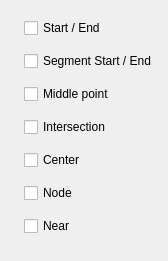
                    <widget class="QWidget" name="layoutWidget">
                        <property name="geometry">
                            <rect>
                                <x>10</x>
                                <y>20</y>
                                <width>161</width>
                                <height>261</height>
                            </rect>
                        </property>
                        <layout class="QGridLayout" name="gridLayout_2" columnstretch="0,0">
                            <property name="sizeConstraint">
                                <enum>QLayout::SetMinimumSize</enum>
                            </property>
                            <item row="0" column="1">
                                <widget class="QCheckBox" name="checkBox_END_PLINE">
                                    <property name="toolTip">
                                        <string>&lt;!DOCTYPE HTML PUBLIC &quot;-//W3C//DTD HTML 4.0//EN&quot; &quot;http://www.w3.org/TR/REC-html40/strict.dtd&quot;&gt;
                                            &lt;html&gt;&lt;head&gt;&lt;meta name=&quot;qrichtext&quot; content=&quot;1&quot;
                                            /&gt;&lt;style type=&quot;text/css&quot;&gt;
                                            p, li { white-space: pre-wrap; }
                                            &lt;/style&gt;&lt;/head&gt;&lt;body style=&quot; font-family:'MS Shell Dlg
                                            2'; font-size:8.25pt; font-weight:400; font-style:normal;&quot;&gt;
                                            &lt;p style=&quot; margin-top:12px; margin-bottom:12px; margin-left:0px;
                                            margin-right:0px; -qt-block-indent:0; text-indent:0px;&quot;&gt;&lt;span
                                            style=&quot; font-size:8pt;&quot;&gt;Start / End OSnap: starting and ending
                                            vertices of a linear geometry.&lt;/span&gt;&lt;/p&gt;
                                            &lt;p style=&quot; margin-top:12px; margin-bottom:12px; margin-left:0px;
                                            margin-right:0px; -qt-block-indent:0; text-indent:0px;&quot;&gt;&lt;img src=&quot;:/plugins/qad/icons/dsettings/OSNAP_ToolTIP_END_PLINE.png&quot;
                                            /&gt;&lt;/p&gt;&lt;/body&gt;&lt;/html&gt;
                                        </string>
                                    </property>
                                    <property name="text">
                                        <string>Start / End</string>
                                    </property>
                                </widget>
                            </item>
                            <item row="1" column="0">
                                <widget class="QLabel" name="label_ENDP">
                                    <property name="text">
                                        <string/>
                                    </property>
                                    <property name="pixmap">
                                        <pixmap resource="qad_dsettings.qrc">
                                            :/plugins/qad/icons/dsettings/OSNAP_ENDP.png
                                        </pixmap>
                                    </property>
                                </widget>
                            </item>
                            <item row="1" column="1">
                                <widget class="QCheckBox" name="checkBox_ENDP">
                                    <property name="toolTip">
                                        <string comment="aa" extracomment="aa">&lt;!DOCTYPE HTML PUBLIC &quot;-//W3C//DTD
                                            HTML 4.0//EN&quot; &quot;http://www.w3.org/TR/REC-html40/strict.dtd&quot;&gt;
                                            &lt;html&gt;&lt;head&gt;&lt;meta name=&quot;qrichtext&quot; content=&quot;1&quot;
                                            /&gt;&lt;style type=&quot;text/css&quot;&gt;
                                            p, li { white-space: pre-wrap; }
                                            &lt;/style&gt;&lt;/head&gt;&lt;body style=&quot; font-family:'MS Shell Dlg
                                            2'; font-size:8.25pt; font-weight:400; font-style:normal;&quot;&gt;
                                            &lt;p style=&quot; margin-top:12px; margin-bottom:12px; margin-left:0px;
                                            margin-right:0px; -qt-block-indent:0; text-indent:0px;&quot;&gt;Start / End
                                            segment OSnap: starting and ending vertices of each segment of a geometry.&lt;/p&gt;
                                            &lt;p style=&quot; margin-top:12px; margin-bottom:12px; margin-left:0px;
                                            margin-right:0px; -qt-block-indent:0; text-indent:0px;&quot;&gt;&lt;img src=&quot;:/plugins/qad/icons/dsettings/OSNAP_ToolTIP_ENDP.png&quot;
                                            /&gt;&lt;/p&gt;&lt;/body&gt;&lt;/html&gt;
                                        </string>
                                    </property>
                                    <property name="text">
                                        <string>Segment Start / End</string>
                                    </property>
                                    <property name="tristate">
                                        <bool>false</bool>
                                    </property>
                                </widget>
                            </item>
                            <item row="2" column="0">
                                <widget class="QLabel" name="label_MIDP">
                                    <property name="text">
                                        <string/>
                                    </property>
                                    <property name="pixmap">
                                        <pixmap resource="qad_dsettings.qrc">
                                            :/plugins/qad/icons/dsettings/OSNAP_MEDP.png
                                        </pixmap>
                                    </property>
                                </widget>
                            </item>
                            <item row="2" column="1">
                                <widget class="QCheckBox" name="checkBox_MIDP">
                                    <property name="toolTip">
                                        <string>&lt;!DOCTYPE HTML PUBLIC &quot;-//W3C//DTD HTML 4.0//EN&quot; &quot;http://www.w3.org/TR/REC-html40/strict.dtd&quot;&gt;
                                            &lt;html&gt;&lt;head&gt;&lt;meta name=&quot;qrichtext&quot; content=&quot;1&quot;
                                            /&gt;&lt;style type=&quot;text/css&quot;&gt;
                                            p, li { white-space: pre-wrap; }
                                            &lt;/style&gt;&lt;/head&gt;&lt;body style=&quot; font-family:'MS Shell Dlg
                                            2'; font-size:8.25pt; font-weight:400; font-style:normal;&quot;&gt;
                                            &lt;p style=&quot; margin-top:12px; margin-bottom:12px; margin-left:0px;
                                            margin-right:0px; -qt-block-indent:0; text-indent:0px;&quot;&gt;Middle point
                                            OSnap: middle point of each segment of a geometry.&lt;/p&gt;
                                            &lt;p style=&quot; margin-top:12px; margin-bottom:12px; margin-left:0px;
                                            margin-right:0px; -qt-block-indent:0; text-indent:0px;&quot;&gt;&lt;img src=&quot;:/plugins/qad/icons/dsettings/OSNAP_ToolTIP_MIDP.png&quot;
                                            /&gt;&lt;/p&gt;&lt;/body&gt;&lt;/html&gt;
                                        </string>
                                    </property>
                                    <property name="text">
                                        <string>Middle point</string>
                                    </property>
                                    <property name="tristate">
                                        <bool>false</bool>
                                    </property>
                                </widget>
                            </item>
                            <item row="3" column="0">
                                <widget class="QLabel" name="label_4">
                                    <property name="text">
                                        <string/>
                                    </property>
                                    <property name="pixmap">
                                        <pixmap resource="qad_dsettings.qrc">
                                            :/plugins/qad/icons/dsettings/OSNAP_INTP.png
                                        </pixmap>
                                    </property>
                                </widget>
                            </item>
                            <item row="3" column="1">
                                <widget class="QCheckBox" name="checkBox_INTP">
                                    <property name="toolTip">
                                        <string>&lt;!DOCTYPE HTML PUBLIC &quot;-//W3C//DTD HTML 4.0//EN&quot; &quot;http://www.w3.org/TR/REC-html40/strict.dtd&quot;&gt;
                                            &lt;html&gt;&lt;head&gt;&lt;meta name=&quot;qrichtext&quot; content=&quot;1&quot;
                                            /&gt;&lt;style type=&quot;text/css&quot;&gt;
                                            p, li { white-space: pre-wrap; }
                                            &lt;/style&gt;&lt;/head&gt;&lt;body style=&quot; font-family:'MS Shell Dlg
                                            2'; font-size:8.25pt; font-weight:400; font-style:normal;&quot;&gt;
                                            &lt;p style=&quot; margin-top:12px; margin-bottom:12px; margin-left:0px;
                                            margin-right:0px; -qt-block-indent:0; text-indent:0px;&quot;&gt;Intersection
                                            OSnap: intersection between two segments.&lt;/p&gt;
                                            &lt;p style=&quot; margin-top:12px; margin-bottom:12px; margin-left:0px;
                                            margin-right:0px; -qt-block-indent:0; text-indent:0px;&quot;&gt;&lt;img src=&quot;:/plugins/qad/icons/dsettings/OSNAP_ToolTIP_INTP.png&quot;
                                            /&gt;&lt;/p&gt;&lt;/body&gt;&lt;/html&gt;
                                        </string>
                                    </property>
                                    <property name="text">
                                        <string>Intersection</string>
                                    </property>
                                    <property name="tristate">
                                        <bool>false</bool>
                                    </property>
                                </widget>
                            </item>
                            <item row="4" column="0">
                                <widget class="QLabel" name="label_6">
                                    <property name="text">
                                        <string/>
                                    </property>
                                    <property name="pixmap">
                                        <pixmap resource="qad_dsettings.qrc">
                                            :/plugins/qad/icons/dsettings/OSNAP_CENP.png
                                        </pixmap>
                                    </property>
                                </widget>
                            </item>
                            <item row="4" column="1">
                                <widget class="QCheckBox" name="checkBox_CENP">
                                    <property name="toolTip">
                                        <string>&lt;!DOCTYPE HTML PUBLIC &quot;-//W3C//DTD HTML 4.0//EN&quot; &quot;http://www.w3.org/TR/REC-html40/strict.dtd&quot;&gt;
                                            &lt;html&gt;&lt;head&gt;&lt;meta name=&quot;qrichtext&quot; content=&quot;1&quot;
                                            /&gt;&lt;style type=&quot;text/css&quot;&gt;
                                            p, li { white-space: pre-wrap; }
                                            &lt;/style&gt;&lt;/head&gt;&lt;body style=&quot; font-family:'MS Shell Dlg
                                            2'; font-size:8.25pt; font-weight:400; font-style:normal;&quot;&gt;
                                            &lt;p style=&quot; margin-top:12px; margin-bottom:12px; margin-left:0px;
                                            margin-right:0px; -qt-block-indent:0; text-indent:0px;&quot;&gt;Center
                                            OSnap: center of a circle or arc or centroid of an areal geometry.&lt;/p&gt;
                                            &lt;p style=&quot; margin-top:12px; margin-bottom:12px; margin-left:0px;
                                            margin-right:0px; -qt-block-indent:0; text-indent:0px;&quot;&gt;&lt;img src=&quot;:/plugins/qad/icons/dsettings/OSNAP_ToolTIP_CENP.png&quot;
                                            /&gt;&lt;/p&gt;&lt;/body&gt;&lt;/html&gt;
                                        </string>
                                    </property>
                                    <property name="text">
                                        <string>Center</string>
                                    </property>
                                    <property name="tristate">
                                        <bool>false</bool>
                                    </property>
                                </widget>
                            </item>
                            <item row="5" column="0">
                                <widget class="QLabel" name="label_7">
                                    <property name="text">
                                        <string/>
                                    </property>
                                    <property name="pixmap">
                                        <pixmap resource="qad_dsettings.qrc">
                                            :/plugins/qad/icons/dsettings/OSNAP_NODP.png
                                        </pixmap>
                                    </property>
                                    <property name="scaledContents">
                                        <bool>false</bool>
                                    </property>
                                </widget>
                            </item>
                            <item row="5" column="1">
                                <widget class="QCheckBox" name="checkBox_NODP">
                                    <property name="toolTip">
                                        <string>&lt;!DOCTYPE HTML PUBLIC &quot;-//W3C//DTD HTML 4.0//EN&quot; &quot;http://www.w3.org/TR/REC-html40/strict.dtd&quot;&gt;
                                            &lt;html&gt;&lt;head&gt;&lt;meta name=&quot;qrichtext&quot; content=&quot;1&quot;
                                            /&gt;&lt;style type=&quot;text/css&quot;&gt;
                                            p, li { white-space: pre-wrap; }
                                            &lt;/style&gt;&lt;/head&gt;&lt;body style=&quot; font-family:'MS Shell Dlg
                                            2'; font-size:8.25pt; font-weight:400; font-style:normal;&quot;&gt;
                                            &lt;p style=&quot; margin-top:12px; margin-bottom:12px; margin-left:0px;
                                            margin-right:0px; -qt-block-indent:0; text-indent:0px;&quot;&gt;Node OSnap:
                                            coordinate of a punctual geometry.&lt;/p&gt;
                                            &lt;p style=&quot; margin-top:12px; margin-bottom:12px; margin-left:0px;
                                            margin-right:0px; -qt-block-indent:0; text-indent:0px;&quot;&gt;&lt;img src=&quot;:/plugins/qad/icons/dsettings/OSNAP_ToolTIP_NODP.png&quot;
                                            /&gt;&lt;/p&gt;&lt;/body&gt;&lt;/html&gt;
                                        </string>
                                    </property>
                                    <property name="text">
                                        <string>Node</string>
                                    </property>
                                    <property name="tristate">
                                        <bool>false</bool>
                                    </property>
                                </widget>
                            </item>
                            <item row="6" column="0">
                                <widget class="QLabel" name="label_11">
                                    <property name="text">
                                        <string/>
                                    </property>
                                    <property name="pixmap">
                                        <pixmap resource="qad_dsettings.qrc">
                                            :/plugins/qad/icons/dsettings/OSNAP_NEARP.png
                                        </pixmap>
                                    </property>
                                </widget>
                            </item>
                            <item row="6" column="1">
                                <widget class="QCheckBox" name="checkBox_NEARP">
                                    <property name="toolTip">
                                        <string>&lt;!DOCTYPE HTML PUBLIC &quot;-//W3C//DTD HTML 4.0//EN&quot; &quot;http://www.w3.org/TR/REC-html40/strict.dtd&quot;&gt;
                                            &lt;html&gt;&lt;head&gt;&lt;meta name=&quot;qrichtext&quot; content=&quot;1&quot;
                                            /&gt;&lt;style type=&quot;text/css&quot;&gt;
                                            p, li { white-space: pre-wrap; }
                                            &lt;/style&gt;&lt;/head&gt;&lt;body style=&quot; font-family:'MS Shell Dlg
                                            2'; font-size:8.25pt; font-weight:400; font-style:normal;&quot;&gt;
                                            &lt;p style=&quot; margin-top:12px; margin-bottom:12px; margin-left:0px;
                                            margin-right:0px; -qt-block-indent:0; text-indent:0px;&quot;&gt;Near OSnap:
                                            point of a segment close to the cursor position.&lt;/p&gt;
                                            &lt;p style=&quot; margin-top:12px; margin-bottom:12px; margin-left:0px;
                                            margin-right:0px; -qt-block-indent:0; text-indent:0px;&quot;&gt;&lt;img src=&quot;:/plugins/qad/icons/dsettings/OSNAP_ToolTIP_NEARP.png&quot;
                                            /&gt;&lt;/p&gt;&lt;/body&gt;&lt;/html&gt;
                                        </string>
                                    </property>
                                    <property name="text">
                                        <string>Near</string>
                                    </property>
                                    <property name="tristate">
                                        <bool>false</bool>
                                    </property>
                                </widget>
                            </item>
                            <item row="0" column="0">
                                <widget class="QLabel" name="label_8">
                                    <property name="text">
                                        <string/>
                                    </property>
                                    <property name="pixmap">
                                        <pixmap resource="qad_dsettings.qrc">
                                            :/plugins/qad/icons/dsettings/OSNAP_ENDP.png
                                        </pixmap>
                                    </property>
                                </widget>
                            </item>
                        </layout>
                    </widget>
